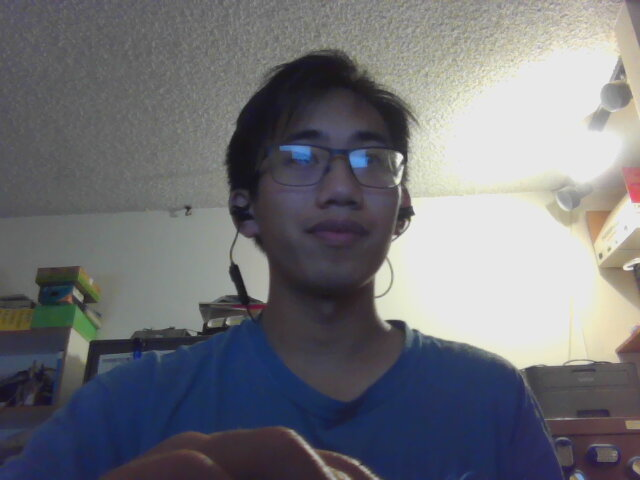
#> input picture face.jpg, 640 x 480 px, given in place of the camera
$ python ObjectDetection.py
#> lines starting #> are read from the running program, lines starting #| are printed output that depends on the picture; after the words box and inside, x2 and y2 are one past the last pixel; in counts of white or black regions, pixels touching at a corner belong together
import cv2
import numpy as np

def nothing():
    pass

cap = cv2.VideoCapture(0)

"""
hue: color value
saturation: vibrancy of color
value: brightness or intensity
"""

cv2.namedWindow("Tracking")
cv2.createTrackbar("LH", "Tracking", 0, 255, nothing)
#> slider 'LH' is set to 51
cv2.createTrackbar("UH", "Tracking", 255, 255, nothing)
cv2.createTrackbar("LS", "Tracking", 0, 255, nothing)
#> slider 'LS' is set to 51
cv2.createTrackbar("US", "Tracking", 255, 255, nothing)
cv2.createTrackbar("LV", "Tracking", 0, 255, nothing)
#> slider 'LV' is set to 51
cv2.createTrackbar("UV", "Tracking", 255, 255, nothing)


while True:
    #frame = cv2.imread('watch.jpg')
    _, frame = cap.read()
#> frame is the input picture: shape (480, 640, 3); mean B, G, R 119.8, 114.4, 113.5

    hsv_img = cv2.cvtColor(frame, cv2.COLOR_BGR2HSV)
#> hsv_img: shape (480, 640, 3); mean H, S, V 74, 46.3, 124.9

    l_h = cv2.getTrackbarPos("LH", "Tracking")
    u_h = cv2.getTrackbarPos("UH", "Tracking")

    l_s = cv2.getTrackbarPos("LS", "Tracking")
    u_s = cv2.getTrackbarPos("US", "Tracking")

    l_v = cv2.getTrackbarPos("LV", "Tracking")
    u_v = cv2.getTrackbarPos("UV", "Tracking")

    low_bound = np.array([l_h, l_s, l_v])
    upper_bound = np.array([u_h, u_s, u_v])

    mask = cv2.inRange(hsv_img, low_bound, upper_bound)
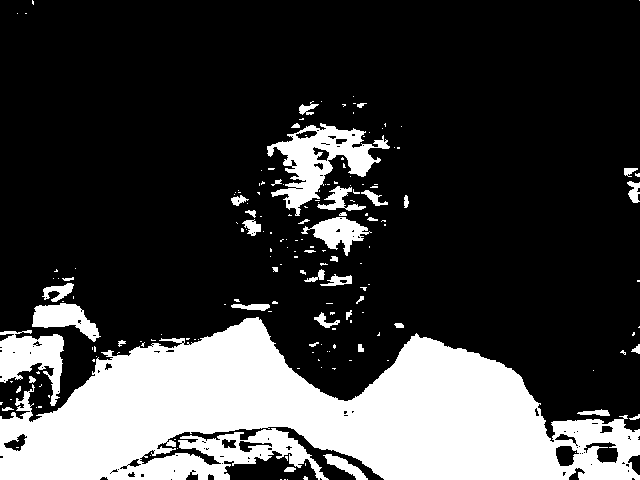
#> mask: shape (480, 640); 24.4% white; 180 white regions (137 under 20 px), largest, box (x1, y1, x2, y2) and area: (0, 317, 640, 480) 61518, (267, 123, 390, 216) 4263, (0, 330, 64, 406) 2545

    res = cv2.bitwise_and(frame, frame, mask = mask)
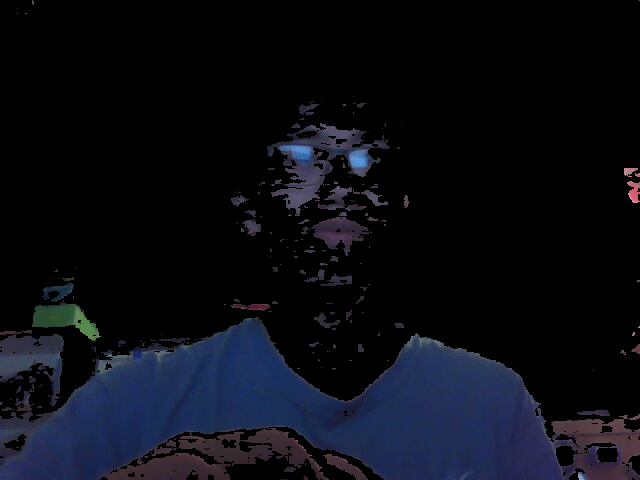
#> res: shape (480, 640, 3); mean B, G, R 19.8, 12.3, 10.4

    cv2.imshow("frame", frame)
    cv2.imshow("mask", mask)
    cv2.imshow("res", res)

    key = cv2.waitKey(1)
#> (key Esc is pressed here)
    if key == 27:
        break

cap.release()
cv2.destroyAllWindows()
